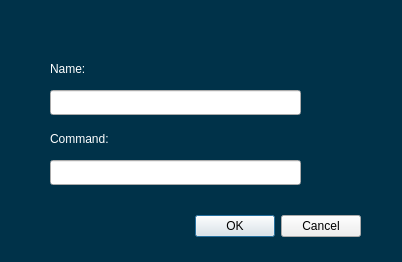
<?xml version="1.0" encoding="UTF-8"?>
<ui version="4.0">
 <class>AddNew</class>
 <widget class="QDialog" name="AddNew">
  <property name="geometry">
   <rect>
    <x>0</x>
    <y>0</y>
    <width>402</width>
    <height>262</height>
   </rect>
  </property>
  <property name="windowTitle">
   <string>Dialog</string>
  </property>
  <property name="styleSheet">
   <string notr="true">QDialog {
	border:none;
	background-color: #003249;

}</string>
  </property>
  <widget class="QDialogButtonBox" name="okButton">
   <property name="geometry">
    <rect>
     <x>20</x>
     <y>210</y>
     <width>341</width>
     <height>32</height>
    </rect>
   </property>
   <property name="orientation">
    <enum>Qt::Horizontal</enum>
   </property>
   <property name="standardButtons">
    <set>QDialogButtonBox::Cancel|QDialogButtonBox::Ok</set>
   </property>
  </widget>
  <widget class="QLabel" name="label">
   <property name="geometry">
    <rect>
     <x>50</x>
     <y>60</y>
     <width>101</width>
     <height>17</height>
    </rect>
   </property>
   <property name="styleSheet">
    <string notr="true">color: #fff</string>
   </property>
   <property name="text">
    <string>Name:</string>
   </property>
  </widget>
  <widget class="QLabel" name="label_2">
   <property name="geometry">
    <rect>
     <x>50</x>
     <y>130</y>
     <width>101</width>
     <height>17</height>
    </rect>
   </property>
   <property name="styleSheet">
    <string notr="true">color: #fff</string>
   </property>
   <property name="text">
    <string>Command:</string>
   </property>
  </widget>
  <widget class="QLineEdit" name="addNewName">
   <property name="geometry">
    <rect>
     <x>50</x>
     <y>90</y>
     <width>251</width>
     <height>25</height>
    </rect>
   </property>
  </widget>
  <widget class="QLineEdit" name="command">
   <property name="geometry">
    <rect>
     <x>50</x>
     <y>160</y>
     <width>251</width>
     <height>25</height>
    </rect>
   </property>
  </widget>
 </widget>
 <resources/>
 <connections>
  <connection>
   <sender>okButton</sender>
   <signal>accepted()</signal>
   <receiver>AddNew</receiver>
   <slot>accept()</slot>
   <hints>
    <hint type="sourcelabel">
     <x>248</x>
     <y>254</y>
    </hint>
    <hint type="destinationlabel">
     <x>157</x>
     <y>274</y>
    </hint>
   </hints>
  </connection>
  <connection>
   <sender>okButton</sender>
   <signal>rejected()</signal>
   <receiver>AddNew</receiver>
   <slot>reject()</slot>
   <hints>
    <hint type="sourcelabel">
     <x>316</x>
     <y>260</y>
    </hint>
    <hint type="destinationlabel">
     <x>286</x>
     <y>274</y>
    </hint>
   </hints>
  </connection>
 </connections>
</ui>
